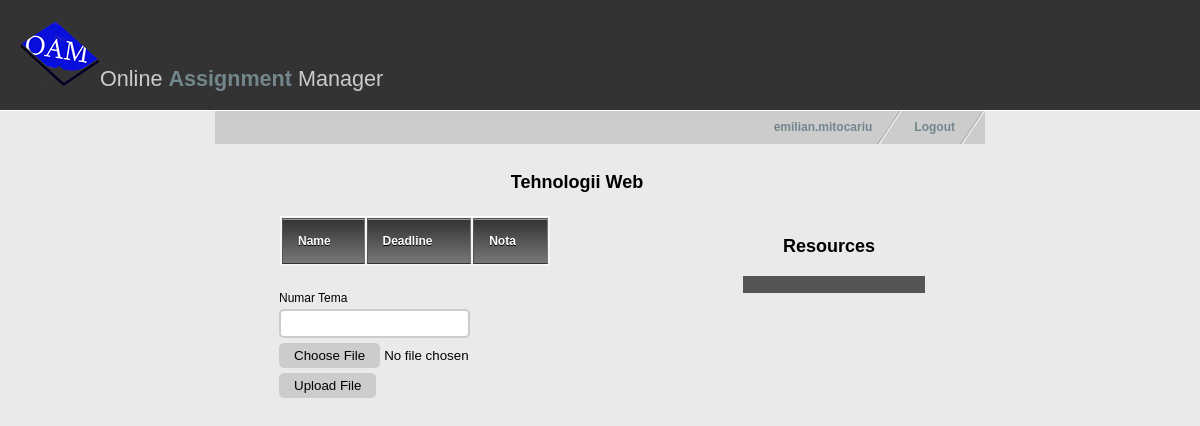
/studentcourse.php?name=Tehnologii Web (signed in), run on an earlier commit of the app's database.
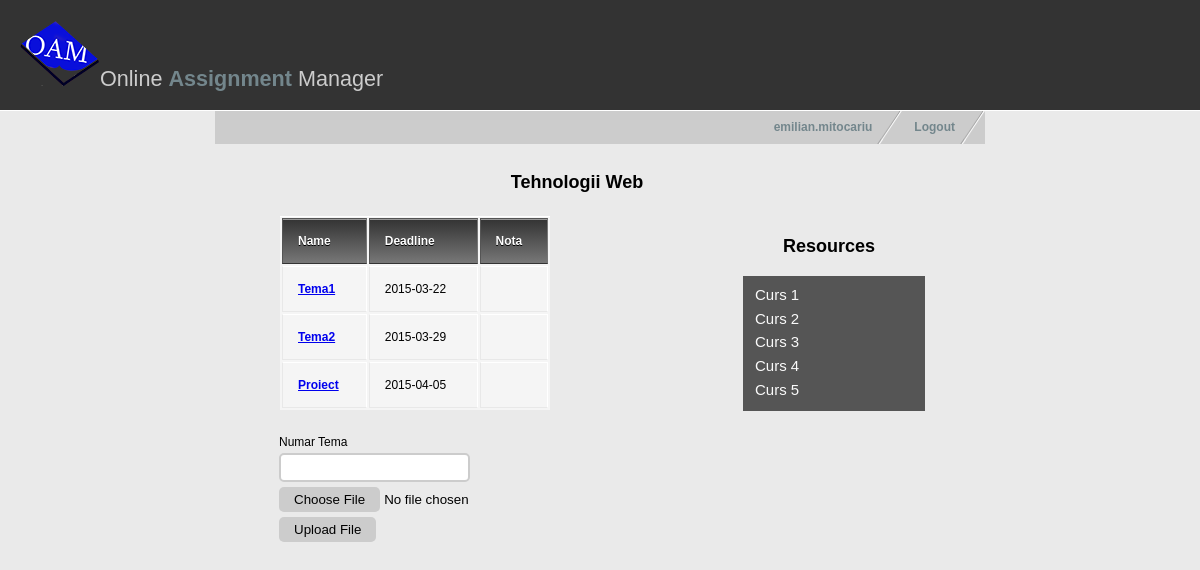
And on a later commit of the database.
### tables this page shows
CREATE TABLE Resource(
  IdResursa INT(10) PRIMARY KEY,
  Nume VARCHAR(50) NOT NULL,
  IdMaterie INT(10) NOT NULL,
  Path VARCHAR(255),
  FOREIGN KEY(IdMaterie) REFERENCES Materie(IdMaterie)
  );

### studentcourse.php (the view, shortened to what this page needs)
<!DOCTYPE html>
<?php
  $username = $_SESSION['username'];
  $numemat=$_GET["name"];
?>
<html xmlns="http://www.w3.org/1999/xhtml" xml:lang="en" lang="en">
<head>
<link href="style.css" rel="stylesheet" type="text/css" />
</head>
<body>
<div id="header">
  <h1><img src="images/oamlogo3.png" alt="" />Online <span style="font-weight:bold; color:#73868C;">Assignment</span> Manager</h1>
</div>
<div id="container">
    <ul id="nav">
      <li><a href="index.html">Logout</a></li>
      <li><a href="studentindex.php"><?php echo $username ?></a></li>
    </ul>
    <div id="studcoursetitle">
      <h3 id="res2"><?php echo $numemat?></h3>
    </div>
  <div id="contentleft">
    <table>
      <thead>
        <tr>
          <th>Name</th>
          <th>Deadline</th>
          <th>Nota</th>
        </tr>
      </thead>
      <tbody>
	  <?php
		$result = mysql_query("SELECT A.t as titlu, A.p as path, A.d as due, B.n as nota FROM (select assignment.IdAssignment as id, assignment.titlu as t,assignment.path as p,assignment.duedate as d
from assignment JOIN materie ON materie.IdMaterie=assignment.IdMaterie
where materie.nume='$numemat') AS A
LEFT JOIN
 (select assignment.IdAssignment as id, nota.Nota as n from assignment
JOIN materie ON materie.IdMaterie=assignment.IdMaterie
JOIN submission ON submission.IdAssignment = assignment.IdAssignment
Join nota on submission.IdSubmission = nota.IdSubmission
join student on submission.IdStudent = student.IdStudent
join account on student.IdAccount = account.IdAccount
where materie.nume='$numemat'
and account.Username = '$username') AS B
ON A.id = B.id
ORDER BY due;");
		while($line = mysql_fetch_array($result, MYSQL_ASSOC)) {
		echo '<tr>
          <td><a href="',$line["path"],'"><strong>',$line["titlu"],'</strong></a></td>
          <td>',$line["due"],'</td>
          <td>',$line["nota"],'</td>
        </tr>';
         }
         ?>
      </tbody>
    </table>
	<form action="uploadstud.php" method="post" enctype='multipart/form-data' class="formular"><br>
		Numar Tema<input type="text" name="nrtema"><br>
		<input type="file" name="uploadFile" class="file-upload">
		<input type="submit"  name="submit" value="Upload File" class="submit-upload">
	</form>
  </div>
  <div id="contentright">
    <h3 id="res">Resources</h3>
    <ul id="resources">
	<?php
		$result = mysql_query("select resource.nume as n,resource.path as p
			from resource JOIN materie ON materie.IdMaterie=resource.IdMaterie
			where materie.nume='$numemat';");
		while($line = mysql_fetch_array($result, MYSQL_ASSOC)) {
	?>
		<li><a href="<?php print $line["p"]?>"><?php print $line["n"]?></a></li>
    <?php }?>
    </ul>
  </div>
</div>

What changed in the data, as far as the page shows it:
added resource: Nume "Curs 1"
added resource: Nume "Curs 2"
added resource: Nume "Curs 3"
added resource: Nume "Curs 4"
added resource: Nume "Curs 5"
Also different on the page:
new list line: "Tema1 2015-03-22"
new list line: "Tema2 2015-03-29"
new list line: "Proiect 2015-04-05"
